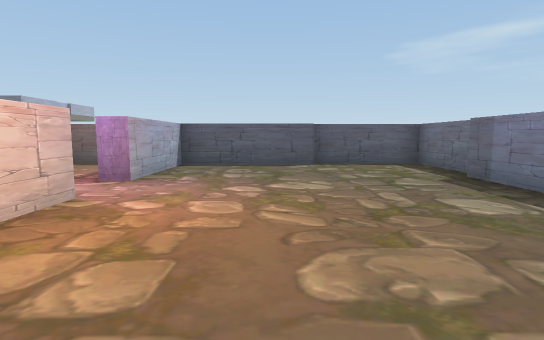
view 1 (above)

16 first-person views from a walk through a scene from a Unity 3-D project. The camera is 1.4 m above the floor, tilts 6° down and sees 80° across. The floor is counted in squares, 2 m on a side. Each view is taken from the middle of a square. On the plan, view 1 faces up. The plan holds only what a view shows up to about 10 squares ahead; the rest is blank. The place goes on beyond the plan. The player is left out. Some animated figures are left out.

view 2
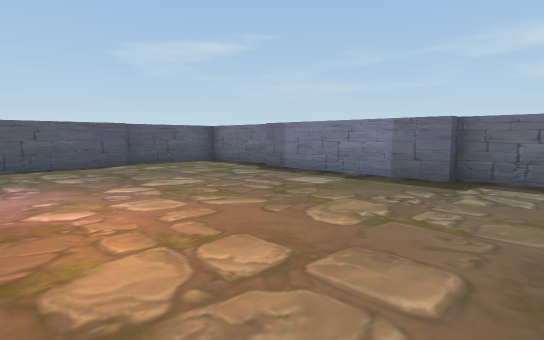

view 3
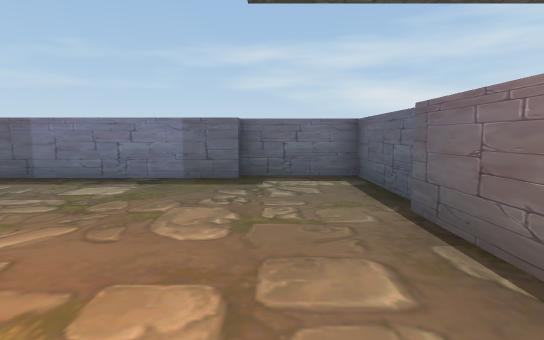

view 4
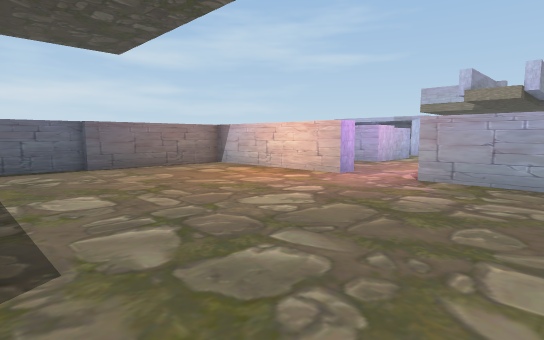

view 5
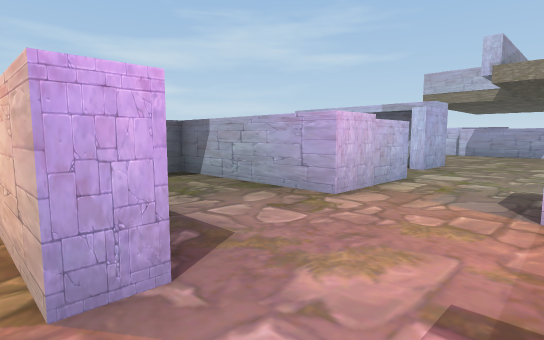

view 6
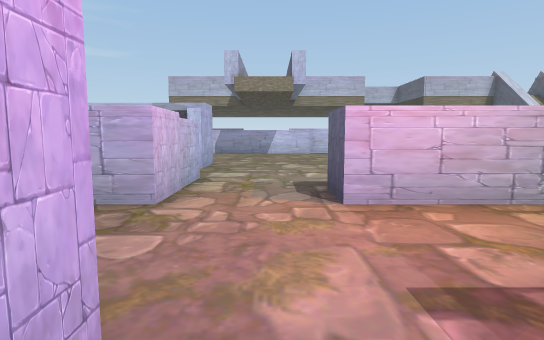

view 7
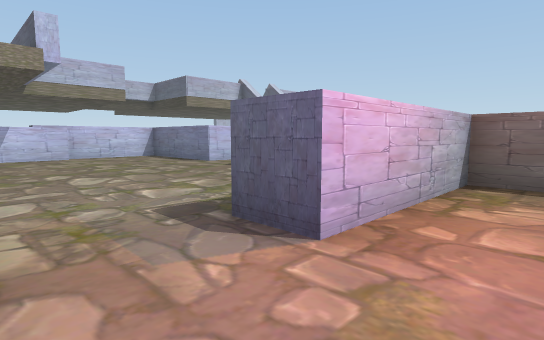

view 8
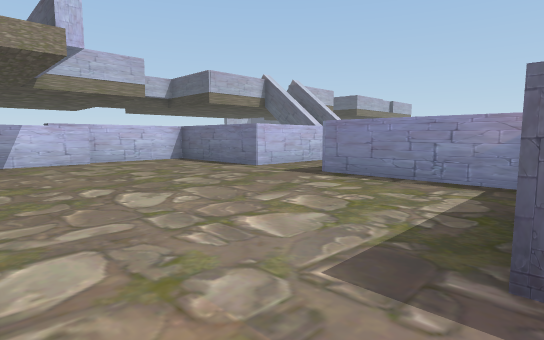

view 9
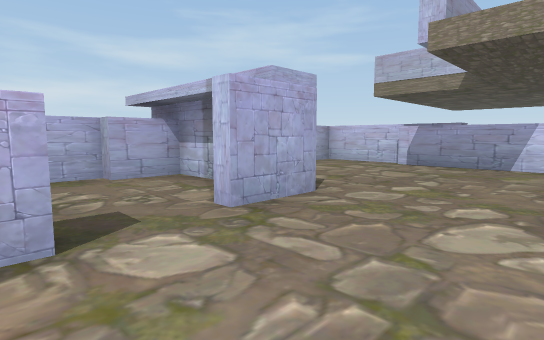

view 10
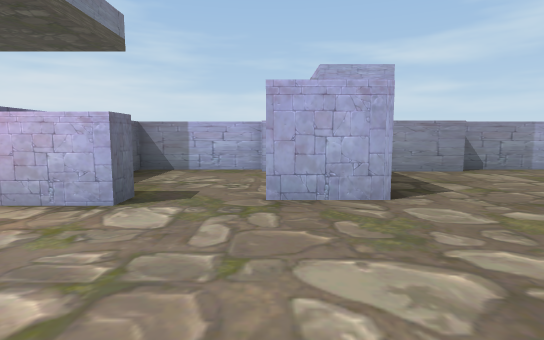

view 11
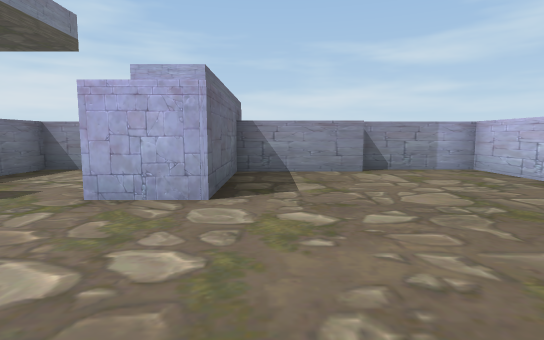

view 12
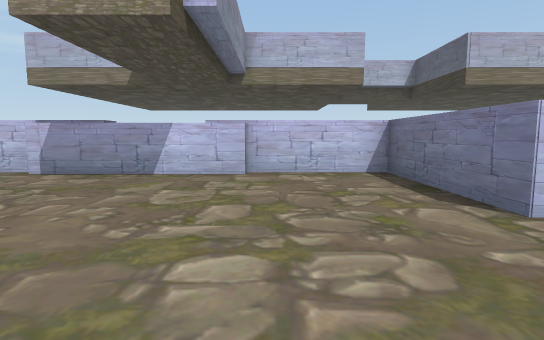

view 13
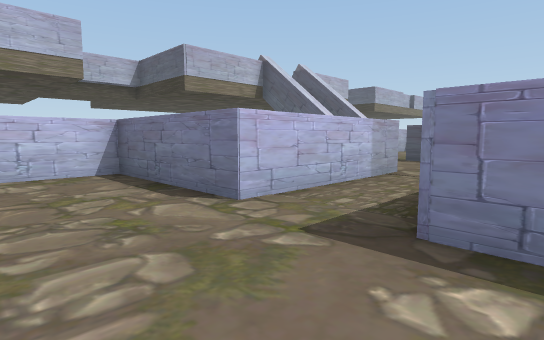

view 14
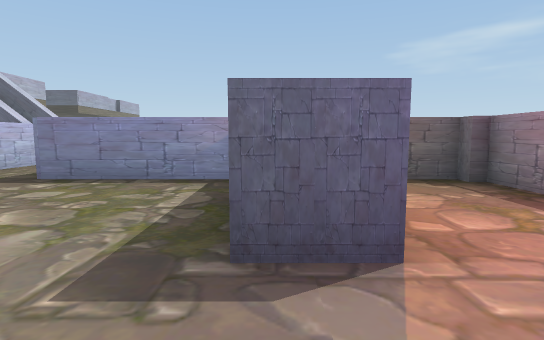

view 15
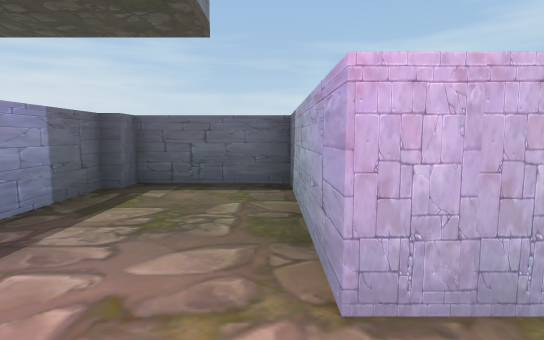

view 16
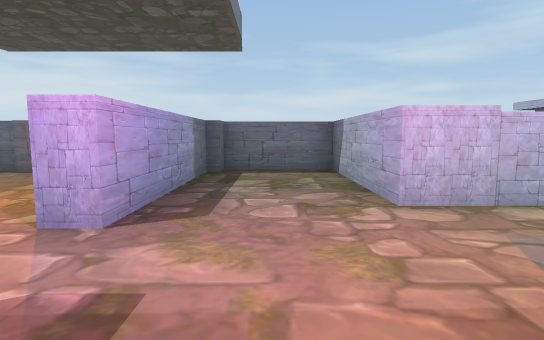

### Floor plan
Points are (right, up) in squares from view 1. A wall is a line through its corners. A room is listed if a view was taken in it or the views show most of it. See-through windows are left out.
Room 1 (views 1, 2, 3, 4, 5, 6)
walls: (3.7, 5.9) (3.7, 8.2) (1, 8.2); (-2.7, 3.6) (-2.2, 3.6) (-2.2, -0.3) (1.1, -0.3); (1.1, 7.9) (-2.2, 7.9) (-2.2, 5); (1, -0.5) (3.7, -0.5) (3.7, 1.6) (3.4, 1.6) (3.4, 5.6)
ways out: opening at (-3, 4.5) to room 2
Room 2 (views 7, 15, 16)
walls: (-5.3, 2.8) (-5.3, -0.8) (-3, -0.8) (-3, -0.2); (-2.2, 5) (-2.8, 5); (-2.7, 6.9) (-2.7, 8.2) (-5.3, 8.2) (-5.3, 4.7); (-2.7, -0.4) (-2.7, 3.6)
ways out: opening at (-3, 4.5) to room 1; opening at (-6, 3.5) to room 3
Room 3 (views 8, 9, 10, 11, 12, 13, 14)
walls: (-10, 1.9) (-10, -0.3) (-8.9, -0.3) (-8.9, -0.8) (-6.2, -0.8) (-6.2, 0.4); (-14.9, 5.6) (-14.9, 4.7); (-14.9, 2.8) (-14.9, 1.5); (-6.2, 2.8) (-5.3, 2.8); (-6.6, 8.2) (-9.9, 8.2); (-15.2, 1.5) (-15.2, -0.8) (-12.9, -0.8); (-12.9, -0.3) (-10.3, -0.3) (-10.3, 2.5) (-8.9, 2.5); (-5.3, 4.7) (-6.2, 4.7); (-11.7, 12.2) (-11.7, 8.2) (-15.2, 8.2) (-15.2, 5.5)
ways out: opening at (-6, 3.5) to room 2; opening at (-14.5, 3.5); opening at (-11, 12)
objects: other object (-7, 2)

Positions as (right, up) in squares from view 1, and headings:
1: (0, 0), facing up
2: (-2, 0), facing up-right
3: (-2, 1), facing right
4: (3, 7), facing down-left
5: (-2, 5), facing down-left
6: (-2, 4), facing left
7: (-4, 3), facing up-left
8: (-6, 3), facing up-left
9: (-7, 5), facing down-left
10: (-9, 6), facing down
11: (-11, 6), facing down
12: (-9, 6), facing left
13: (-9, 6), facing up-left
14: (-6, 3), facing up
15: (-5, 4), facing down
16: (-4, 6), facing down
